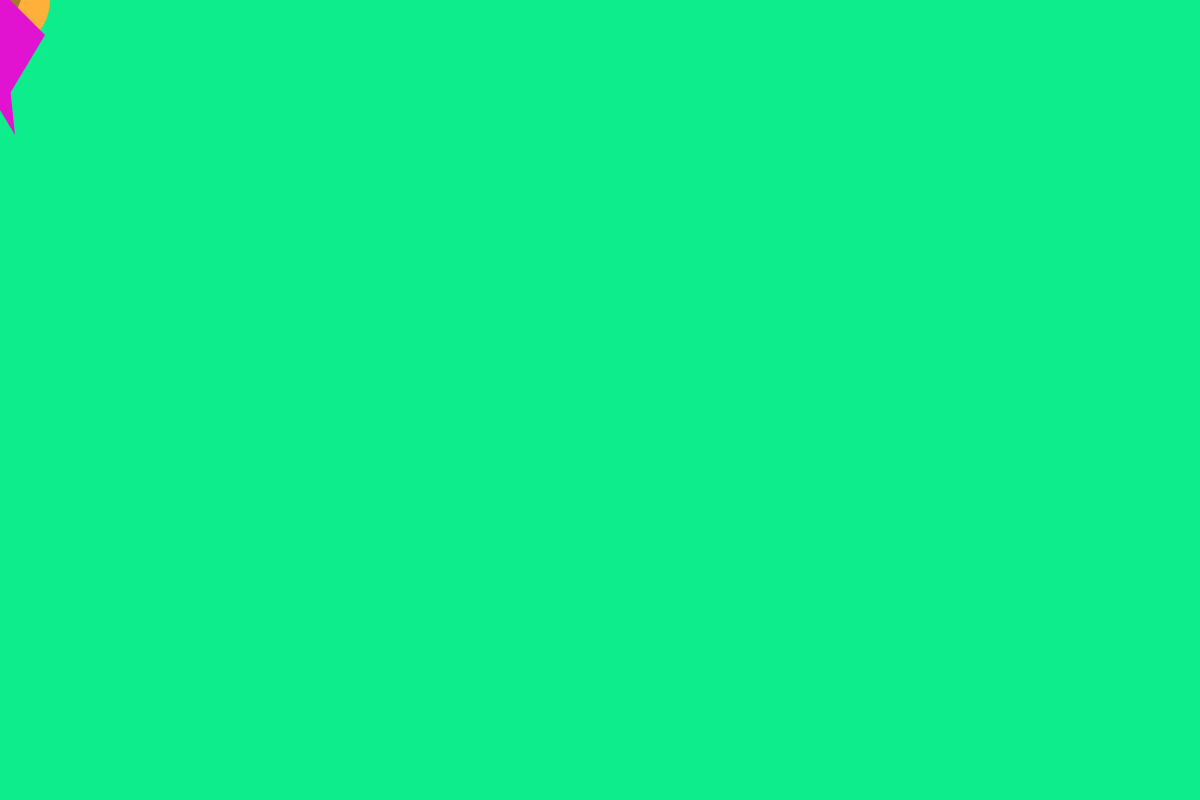
Frame 1 (no input)
Frame 60 (no input): identical to frame 1, image omitted
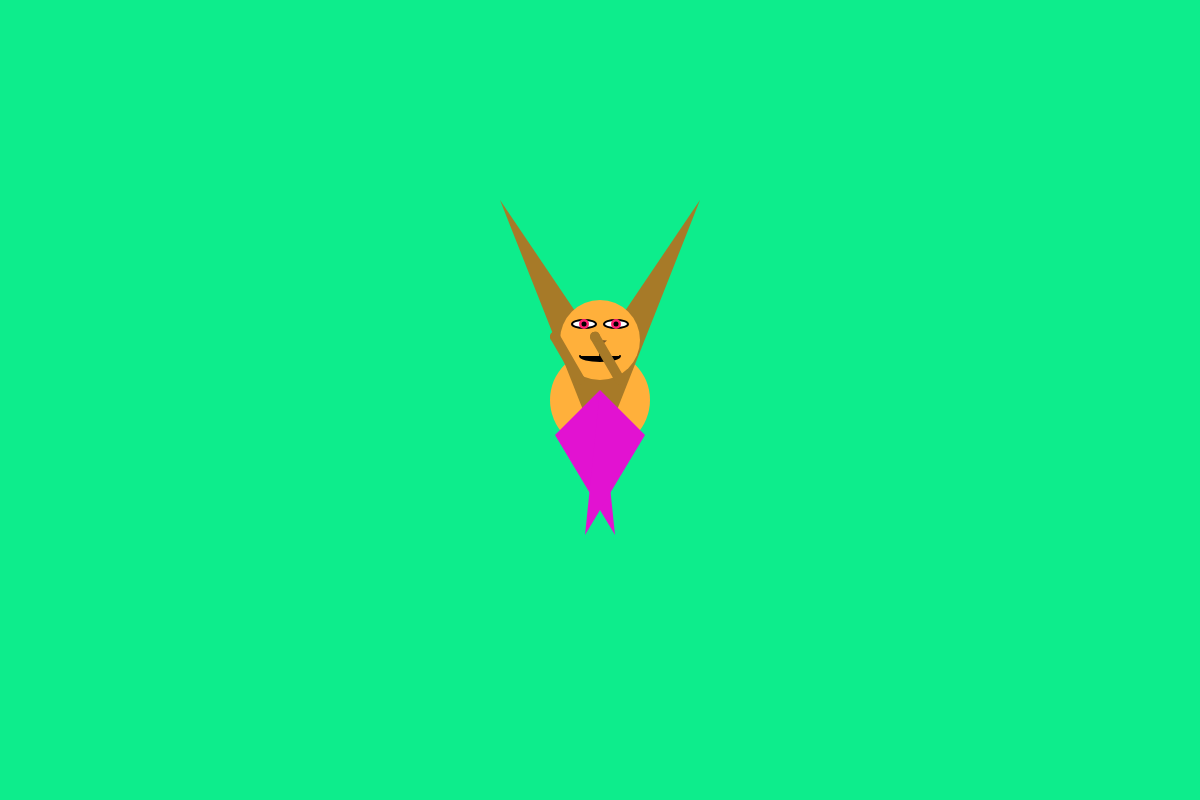
Frame 120 (the mouse pressed at the canvas centre since frame 60)

The p5.js sketch that drew these frames (run headless with seeded random() and noise() and a simulated clock; from frame 60 on, the mouse is pressed at the canvas centre):

// p5.js sketch
// ── sketch.js
/**
 * Mermaid cat creature
 *
 */

function setup() {
    createCanvas( windowWidth, 800 );
    // createCanvas( windowWidth, windowHeight );
}

let headAngle = 0;
let headRotationRate = 0;
let armAngle = 0;
let headWidth = 80;
let headHeight = 80;

function draw() {
    //background color
    background( 'rgb(13, 237, 140)' );
    // cursor off
    noCursor();

    // base head rotation rate on mouseY pos
    headRotationRate = (mouseY * 0.1) - 20;
    //head angle,
    // I dont really want a rotating head just arms
    headAngle = headAngle + headRotationRate;
    // arm spin
    armAngle = armAngle - 3;
    // *****************************
    // CREATURE SANDBOX
    // *****************************
    push();

    //  please follow the mouse creature
    translate( mouseX, mouseY );



   // BODY
   // body color
   fill('rgb(255, 176, 59)');
   noStroke();
   ellipse( 0, 0, 100, 100 );
   // HEAD
   push();
   // EARS
   // ears and second body color
   fill('rgb(167, 122, 40)');
   noStroke();
   triangle( -100,-200,-15,15,25,-15 );
   triangle( 100,-200,15,15,-25,-15 );
   noStroke();
   // <- END EARS
   //head color
   fill( 'rgb(255, 176, 59)' );
   // move center
   translate( 0, -60 );
   // rotate head based on headAngle

   // head size
   ellipse( 0, 0, headWidth, headHeight );
    stroke(0);
    fill(255);
    // EYES
    strokeWeight(2);
    push();
    // eyes size
    translate( headWidth * -0.2, headHeight * -0.2 );
    ellipse( 0, 0, headWidth * 0.3, headHeight * 0.1 );
    noStroke();
    fill( 'rgb(255, 31, 111)' );
    ellipse( 0, 0, 10 );
    fill( 0 );
    ellipse( 0, 0, 5 );
    pop();
    push();
    translate( headWidth * 0.2, headHeight * -0.2 );
    ellipse( 0, 0, headWidth * 0.3, headHeight * 0.1 );
    noStroke();
    fill( 'rgb(255, 31, 111)' );
    ellipse( 0, 0, 10 );
    fill( 0 );
    ellipse( 0, 0, 5 );
    pop();
    // <- END EYES
    // MOUTH
       push();
       fill( 0 );
       arc( 0, headHeight * 0.2, 40, 10, 0, PI );
       line(0,0,0,15)
       pop();
       //nose color
       fill('rgb(126, 87, 38)')
       noStroke();
       rotate(radians(140));
       triangle(5,5,5,-5,-5,-5);
       pop();
       // <- END MOUTH
       // <- END HEAD

        // MERMAID TAIL
        fill( 'rgb(226, 18, 209)' );
        noStroke();
        triangle( 15, 135, -45, 35, 0, -10 );
        triangle( -15,135, 45, 35,0, -10 );
        // <- END TAIL

       // ARMS
       push();
       // right arm
       strokeWeight( 10 );
       stroke('rgb(167, 122, 40)');
       push();
       // placement of arms
       translate( 20, -20 );
       // time to rotate the arm
      rotate( radians( mouseX, mouseY ) );
       // draw the arm

       line( 0, 0, 50, 0 );

       // draw a hand-thing
       fill( 'rgb(167, 122, 40)' );
       noStroke();
       ellipse( 50, 0, 10 );
       pop();

       // left arm
      push();
      // placementof arm
      translate( -20, -20 );
      // rotate this arm too
      rotate( radians( mouseX) );
      // draw arm and hand
      line( 0, 0, 50, 0);
      fill( 'rgb(167, 122, 40)' );
      noStroke();
      ellipse( 50, 0, 10 );
      pop();

       pop(); // <- END MERMAID CAT CREATURE

   }
